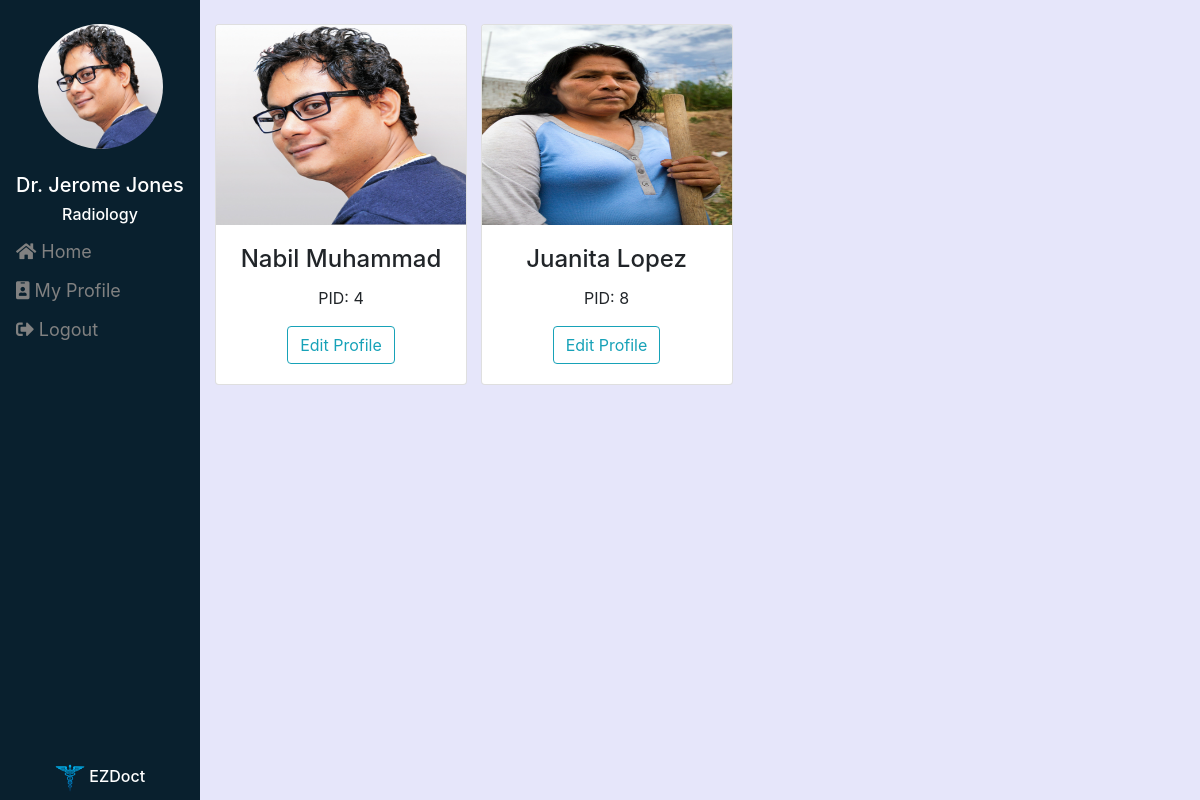
The page /doctor/patients/ (signed in) on the database its author committed.
### scheduling/models.py (models this page shows, shortened)
class User(AbstractUser):
    users = (
        ('doctor', 'Doctor'),
        ('patient', 'Patient'),
        ('assistant', 'Assistant'),
    )
    user_type = models.CharField(choices=users, max_length=9)
    def __str__(self):
        return self.first_name  + " " + self.last_name

class Doctor(models.Model):
    upin = models.AutoField(primary_key=True) #unique physician identification number
    user = models.OneToOneField(User, on_delete=models.CASCADE) #user id
    user.user_type = "doctor"
    specialty = models.CharField(max_length=20, blank=False)
    picture = models.ImageField(upload_to = 'doctors', blank=False)

class Patient(models.Model):
    pid = models.AutoField(unique=True, primary_key=True) #patient identification
    user = models.OneToOneField(User, on_delete=models.CASCADE)
    doctor = models.ForeignKey(Doctor, on_delete = models.CASCADE, related_name='patient_doctor', null=True)
    user.user_type = "patient"
    picture = models.ImageField(upload_to = 'patients', blank=False)

### scheduling/views/user.py (the view)
# urls.py: path('patients/', user.patients, name='patients'),
def patients(request):
    heading = "Edit Profile"
    success = "Profile successfully updated."
    if request.method == 'POST':
        edit_user = User.objects.get(username = request.session['edit_user_session'])
        form = EditProfile(request.POST, instance=edit_user)
        if form.is_valid():
            request.session['edit_user_session'] = form.cleaned_data['username']
            form.save()
            args = {'form':form,'heading':heading,'success':success}
            return render(request, 'registration/profile.html', args)
    elif 'edit_profile' in request.GET:
        edit_user = User.objects.get(username = request.GET.get('edit_profile'))
        request.session['edit_user_session'] = request.GET.get('edit_profile')
        form = EditProfile(instance=edit_user)
        args = {'form':form,'heading':heading}
        return render(request, 'registration/profile.html', args)
    else:
        if request.user.user_type == "doctor":
            patients = Patient.objects.filter(doctor = request.user.doctor)
        else:
            patients = Patient.objects.all()
        args = {"patients" : patients}
        return render(request, 'scheduling/view_patients.html', args)

### scheduling/templates/scheduling/view_patients.html (shortened to what this page needs)
{% extends 'scheduling/dashboard_template.html' %}
{% load static %}
{% load staticfiles %}
{% load crispy_forms_tags %}
{% block content %}
<div class="row container-fluid">
{% if user.is_authenticated and user.user_type == "doctor" %}
    <div class="col-2 sidebar">
        <br>
        <div id="profile">
            <img id="pfp" class="rounded-circle" src="{{user.doctor.picture.url}}">
            <br><br>
            <h5> Dr. {{user}} </h5>
            <h6>{{user.doctor.specialty}} </h6>
        </div>
        <a href="{% url 'doctor_portal' %}"><i class="fa fa-home"></i> Home</a>
        <a href="{% url 'edit_profile' %}"><i class="fa fa-id-badge"></i> My Profile</a>
        <a href="{%url 'logout' %}"> <i class="fas fa-sign-out-alt"></i> Logout </a>
        <div id="footer">
            <img src="{% static 'images/caduceus.png' %}" alt="Logo" style="width:30px;">
            <h6>EZDoct</h6>
        </div>
    </div>
    {% endif %}
    {% if user.is_authenticated %}
    <div class="col-sm-10">
        <br>
        <div id="main_content">
            {% for patient in patients %}
            <div class="card">
                <img class="card-img-top" src="{{ patient.picture.url }}">
                <div class="card-body center">
                    <h4 class="card-title">{{ patient.user }}</h4>
                    <p class="card-text">PID: {{ patient.pid }}</p>
                        <form method="get">
                            <button class="btn btn-outline-info" type="submit" value="{{patient.user.username}}" name="edit_profile">
                            Edit Profile
                            </button>
                        </form>
                </div>
            </div>
            {% endfor %}
        </div>
    </div>
</div>
{% else %}
{% url index %}
{% endif %}
{% endblock %}

### scheduling/static/css/dashboard.css (style rules this page uses)
body { width: 100%; height: 100%; background-color: #e6e6fa; overflow: hidden; }
.row { margin: 0 0 0 0; padding: 0 0 0 0; }
.center { text-align: center; }
#main_content>* { display: inline-block; }
.card-img-top { width: 250px; height: 200px; }
.sidebar { height: 100vh; z-index: 1; bottom: 0; left: 0; background-color: rgb(9, 32, 46); padding: 0 0 0 0; }
.sidebar a { padding: 6px 8px 6px 16px; text-decoration: none; font-size: 18px; color: #818181; display: block; }
#pfp { width: 125px; height: 125px; }
#profile { text-align: center; color: white; }
#footer { position: absolute; width: 100%; bottom: 1%; color: white; text-align: center; }
#footer>* { display: inline; }
.form_container > form,button { display: inline; }

### rows shown on the page
User: doctor.picture (picture), first_name+last_name "Jerome Jones", doctor.specialty "Radiology"
Patient: picture (picture), user "Nabil Muhammad", pid "4"
Patient: picture (picture), user "Juanita Lopez", pid "8"
